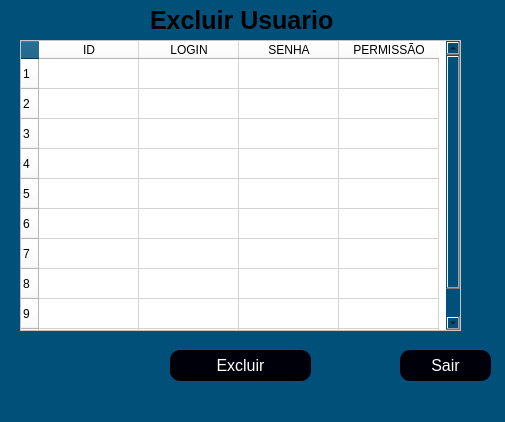
<?xml version="1.0" encoding="UTF-8"?>
<ui version="4.0">
 <class>MainWindow</class>
 <widget class="QMainWindow" name="MainWindow">
  <property name="geometry">
   <rect>
    <x>0</x>
    <y>0</y>
    <width>505</width>
    <height>422</height>
   </rect>
  </property>
  <property name="windowTitle">
   <string>MainWindow</string>
  </property>
  <property name="styleSheet">
   <string notr="true">background-color: rgb(0, 80, 121);</string>
  </property>
  <widget class="QWidget" name="centralwidget">
   <widget class="QLabel" name="lbl_header">
    <property name="geometry">
     <rect>
      <x>150</x>
      <y>10</y>
      <width>191</width>
      <height>20</height>
     </rect>
    </property>
    <property name="font">
     <font>
      <pointsize>19</pointsize>
      <weight>75</weight>
      <bold>true</bold>
     </font>
    </property>
    <property name="text">
     <string>Excluir Usuario</string>
    </property>
   </widget>
   <widget class="QPushButton" name="btn_sair">
    <property name="geometry">
     <rect>
      <x>400</x>
      <y>350</y>
      <width>91</width>
      <height>31</height>
     </rect>
    </property>
    <property name="cursor">
     <cursorShape>PointingHandCursor</cursorShape>
    </property>
    <property name="styleSheet">
     <string notr="true">QPushButton{color: rgb(255, 255, 255); border-radius: 10px; font-size: 16px; background-color:rgb(0, 0, 10);;}

QPushButton:hover{background-color: #fff; color:black}

</string>
    </property>
    <property name="text">
     <string>Sair</string>
    </property>
   </widget>
   <widget class="QPushButton" name="btn_excluir">
    <property name="geometry">
     <rect>
      <x>170</x>
      <y>350</y>
      <width>141</width>
      <height>31</height>
     </rect>
    </property>
    <property name="cursor">
     <cursorShape>PointingHandCursor</cursorShape>
    </property>
    <property name="styleSheet">
     <string notr="true">QPushButton{color: rgb(255, 255, 255); border-radius: 10px; font-size: 16px; background-color:rgb(0, 0, 10);;}

QPushButton:hover{background-color: #fff; color:black}

</string>
    </property>
    <property name="text">
     <string>Excluir</string>
    </property>
   </widget>
   <widget class="QTableWidget" name="table_product">
    <property name="geometry">
     <rect>
      <x>20</x>
      <y>40</y>
      <width>441</width>
      <height>291</height>
     </rect>
    </property>
    <property name="styleSheet">
     <string notr="true">background-color: rgb(255, 255, 255);</string>
    </property>
    <property name="rowCount">
     <number>10</number>
    </property>
    <row/>
    <row/>
    <row/>
    <row/>
    <row/>
    <row/>
    <row/>
    <row/>
    <row/>
    <row/>
    <column>
     <property name="text">
      <string>ID</string>
     </property>
    </column>
    <column>
     <property name="text">
      <string>LOGIN</string>
     </property>
    </column>
    <column>
     <property name="text">
      <string>SENHA</string>
     </property>
    </column>
    <column>
     <property name="text">
      <string>PERMISSÃO</string>
     </property>
    </column>
   </widget>
  </widget>
  <widget class="QMenuBar" name="menubar">
   <property name="geometry">
    <rect>
     <x>0</x>
     <y>0</y>
     <width>505</width>
     <height>21</height>
    </rect>
   </property>
  </widget>
  <widget class="QStatusBar" name="statusbar"/>
 </widget>
 <resources/>
 <connections/>
</ui>
